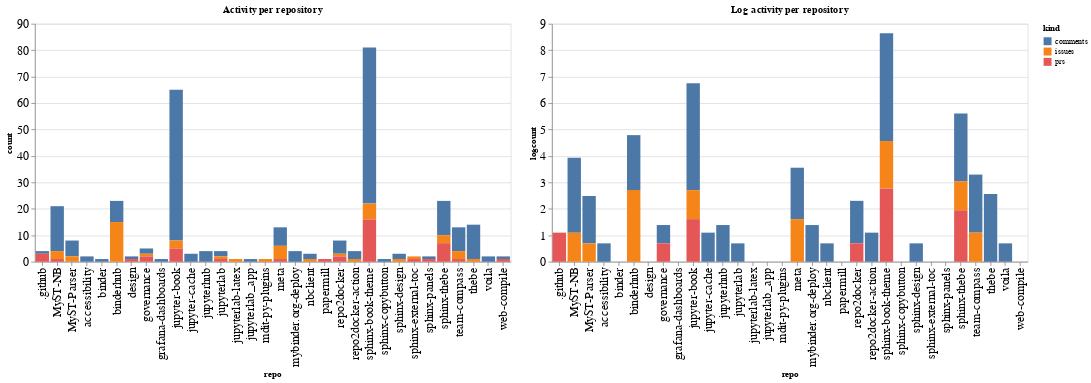

Notebook code cell kept with this figure:
### Code cell
ch1 = alt.Chart(repo_summaries, width=600, title="Activity per repository").mark_bar().encode(
    x='repo',
    y='count',
    color='kind',
    tooltip="kind"
)

ch2 = alt.Chart(repo_summaries, width=600, title="Log activity per repository").mark_bar().encode(
    x='repo',
    y='logcount',
    color='kind',
    tooltip="kind"
)

ch1 | ch2

### Figure 1 — Vega-Lite specification as saved in the notebook (floating-point values rounded to 4 significant figures)
{"config": {"axisLeft": {"labelFontSize": 15}, "axisBottom": {"labelFontSize": 15}}, "hconcat": [{"mark": "bar", "encoding": {"color": {"type": "nominal", "field": "kind"}, "tooltip": {"type": "nominal", "field": "kind"}, "x": {"type": "nominal", "field": "repo"}, "y": {"type": "quantitative", "field": "count"}}, "title": "Activity per repository", "width": 600}, {"mark": "bar", "encoding": {"color": {"type": "nominal", "field": "kind"}, "tooltip": {"type": "nominal", "field": "kind"}, "x": {"type": "nominal", "field": "repo"}, "y": {"type": "quantitative", "field": "logcount"}}, "title": "Log activity per repository", "width": 600}], "data": {"name": "data-09950d10afc323754767e2c03bdd1329"}, "$schema": "https://vega.github.io/schema/vega-lite/v4.8.1.json", "datasets": {"data-09950d10afc323754767e2c03bdd1329": [{"repo": ".github", "kind": "comments", "count": 1, "logcount": 0.0}, {"repo": ".github", "kind": "prs", "count": 3, "logcount": 1.099}, {"repo": "MyST-NB", "kind": "comments", "count": 17, "logcount": 2.833}, {"repo": "MyST-NB", "kind": "issues", "count": 3, "logcount": 1.099}, {"repo": "MyST-NB", "kind": "prs", "count": 1, "logcount": 0.0}, {"repo": "MyST-Parser", "kind": "comments", "count": 6, "logcount": 1.792}, {"repo": "MyST-Parser", "kind": "issues", "count": 2, "logcount": 0.6931}, {"repo": "accessibility", "kind": "comments", "count": 2, "logcount": 0.6931}, {"repo": "binder", "kind": "comments", "count": 1, "logcount": 0.0}, {"repo": "binderhub", "kind": "comments", "count": 8, "logcount": 2.079}, {"repo": "binderhub", "kind": "issues", "count": 15, "logcount": 2.708}, {"repo": "design", "kind": "comments", "count": 1, "logcount": 0.0}, {"repo": "design", "kind": "prs", "count": 1, "logcount": 0.0}, {"repo": "governance", "kind": "comments", "count": 2, "logcount": 0.6931}, {"repo": "governance", "kind": "issues", "count": 1, "logcount": 0.0}, {"repo": "governance", "kind": "prs", "count": 2, "logcount": 0.6931}, {"repo": "grafana-dashboards", "kind": "comments", "count": 1, "logcount": 0.0}, {"repo": "jupyter-book", "kind": "comments", "count": 57, "logcount": 4.043}, {"repo": "jupyter-book", "kind": "issues", "count": 3, "logcount": 1.099}, {"repo": "jupyter-book", "kind": "prs", "count": 5, "logcount": 1.609}, {"repo": "jupyter-cache", "kind": "comments", "count": 3, "logcount": 1.099}, {"repo": "jupyterhub", "kind": "comments", "count": 4, "logcount": 1.386}, {"repo": "jupyterlab", "kind": "comments", "count": 2, "logcount": 0.6931}, {"repo": "jupyterlab", "kind": "issues", "count": 1, "logcount": 0.0}, {"repo": "jupyterlab", "kind": "prs", "count": 1, "logcount": 0.0}, {"repo": "jupyterlab-latex", "kind": "issues", "count": 1, "logcount": 0.0}, {"repo": "jupyterlab_app", "kind": "comments", "count": 1, "logcount": 0.0}, {"repo": "mdit-py-plugins", "kind": "issues", "count": 1, "logcount": 0.0}, {"repo": "meta", "kind": "comments", "count": 7, "logcount": 1.946}, {"repo": "meta", "kind": "issues", "count": 5, "logcount": 1.609}, {"repo": "meta", "kind": "prs", "count": 1, "logcount": 0.0}, {"repo": "mybinder.org-deploy", "kind": "comments", "count": 4, "logcount": 1.386}, {"repo": "nbclient", "kind": "comments", "count": 2, "logcount": 0.6931}, {"repo": "nbclient", "kind": "issues", "count": 1, "logcount": 0.0}, {"repo": "papermill", "kind": "prs", "count": 1, "logcount": 0.0}, {"repo": "repo2docker", "kind": "comments", "count": 5, "logcount": 1.609}, {"repo": "repo2docker", "kind": "issues", "count": 1, "logcount": 0.0}, {"repo": "repo2docker", "kind": "prs", "count": 2, "logcount": 0.6931}, {"repo": "repo2docker-action", "kind": "comments", "count": 3, "logcount": 1.099}, {"repo": "repo2docker-action", "kind": "issues", "count": 1, "logcount": 0.0}, {"repo": "sphinx-book-theme", "kind": "comments", "count": 59, "logcount": 4.078}, {"repo": "sphinx-book-theme", "kind": "issues", "count": 6, "logcount": 1.792}, {"repo": "sphinx-book-theme", "kind": "prs", "count": 16, "logcount": 2.773}, {"repo": "sphinx-copybutton", "kind": "comments", "count": 1, "logcount": 0.0}, {"repo": "sphinx-design", "kind": "comments", "count": 2, "logcount": 0.6931}, {"repo": "sphinx-design", "kind": "issues", "count": 1, "logcount": 0.0}, {"repo": "sphinx-external-toc", "kind": "issues", "count": 1, "logcount": 0.0}, {"repo": "sphinx-external-toc", "kind": "prs", "count": 1, "logcount": 0.0}, {"repo": "sphinx-panels", "kind": "comments", "count": 1, "logcount": 0.0}, {"repo": "sphinx-panels", "kind": "prs", "count": 1, "logcount": 0.0}, {"repo": "sphinx-thebe", "kind": "comments", "count": 13, "logcount": 2.565}, {"repo": "sphinx-thebe", "kind": "issues", "count": 3, "logcount": 1.099}, {"repo": "sphinx-thebe", "kind": "prs", "count": 7, "logcount": 1.946}, {"repo": "team-compass", "kind": "comments", "count": 9, "logcount": 2.197}, {"repo": "team-compass", "kind": "issues", "count": 3, "logcount": 1.099}, {"repo": "team-compass", "kind": "prs", "count": 1, "logcount": 0.0}, {"repo": "thebe", "kind": "comments", "count": 13, "logcount": 2.565}, {"repo": "thebe", "kind": "issues", "count": 1, "logcount": 0.0}, {"repo": "voila", "kind": "comments", "count": 2, "logcount": 0.6931}, {"repo": "web-compile", "kind": "comments", "count": 1, "logcount": 0.0}, {"repo": "web-compile", "kind": "prs", "count": 1, "logcount": 0.0}]}}
